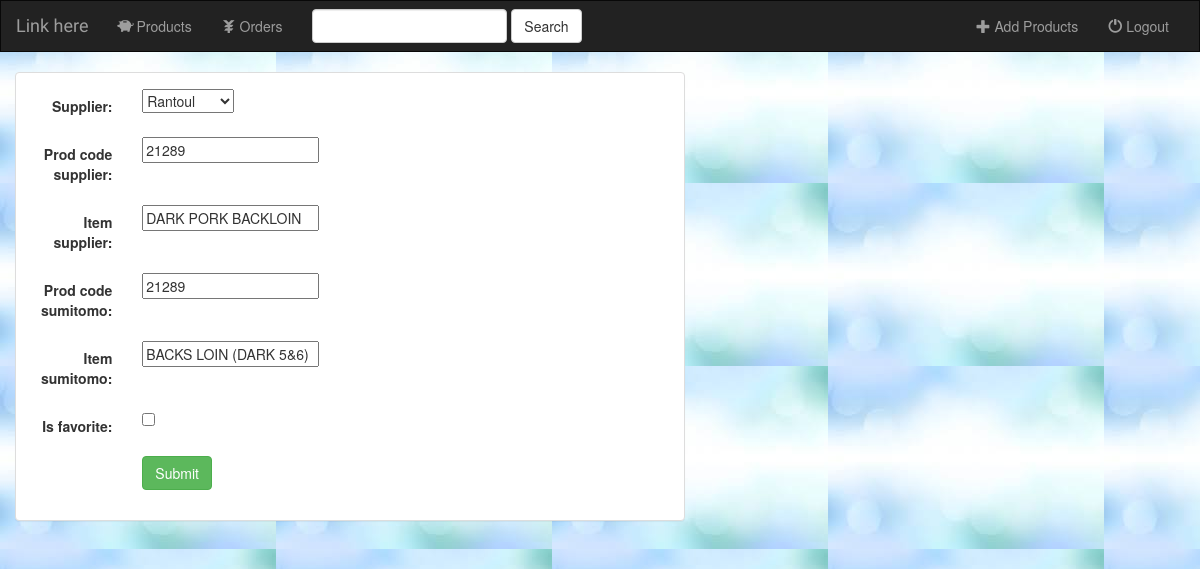
The app's page /pork02/products/21289/, older data.
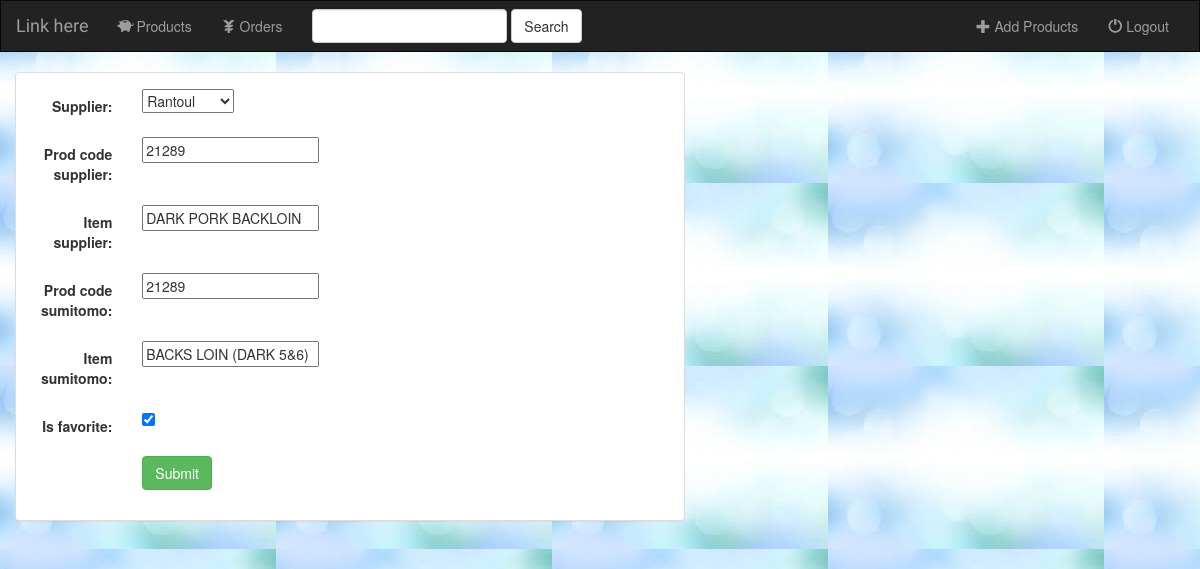
The same page, newer data.
### pork02/models.py (models this page shows, shortened)
class Products(models.Model):
    supplier = models.ForeignKey(Suppliers, on_delete=models.CASCADE) #Supplier
    prod_code_supplier = models.IntegerField(primary_key=True) #Supplier product code
    item_supplier = models.CharField(max_length=75) #Supplier Item Description
    prod_code_sumitomo = models.IntegerField() #Sumitomo product code
    item_sumitomo = models.CharField(max_length=75) #Sumitomo item description
    is_favorite = models.BooleanField(default=False)

### pork02/views.py (the view)
# urls.py: url(r'products/(?P<pk>[0-9]+)/$', views.ProductsUpdate.as_view(), name='product-update'),
class ProductsUpdate(UpdateView):
	model = Products
	fields = ['supplier', 'prod_code_supplier', 'item_supplier', 'prod_code_sumitomo', 'item_sumitomo', 'is_favorite']

### pork02/models.py (called while the page is built)
    def __str__(self):
        return self.supplier

### pork02/templates/pork02/products_form.html (shortened to what this page needs)
{% extends 'pork02/base.html' %}
{% block myBody %}
<div class="container-fluid">
  <div class="row">
    <div class="col-sm-12 col-md-7">
      <div class="panel panel-default">
        <div class="panel-body">
          <form class="form-horizontal" action="" method="post" enctype="multipart/form-data">
            {% include 'pork02/form-template.html' %}
            <div class="form-group">
              <div class="col-sm-offset-2 col-sm-10">
                <button type="submit" class="btn btn-success">Submit</button>
              </div>
            </div>
          </form>
        </div>
      </div>
    </div>
  </div>
</div>
{% endblock %}

### pork02/templates/pork02/form-template.html (shortened to what this page needs)
{% for field in form %}
  <div class="form-group">
      <div class="col-sm-offset-2 col-sm-10">
      </div>
      <label class="control-label col-sm-2">{{ field.label_tag }}</label>
      <div class="col-sm-10">{{ field }}</div>
  </div>
{% endfor %}

Row changes from the older to the newer data that the page shows:
changed Products "DARK PORK BACKLOIN": is_favorite "☐" → "☑"
